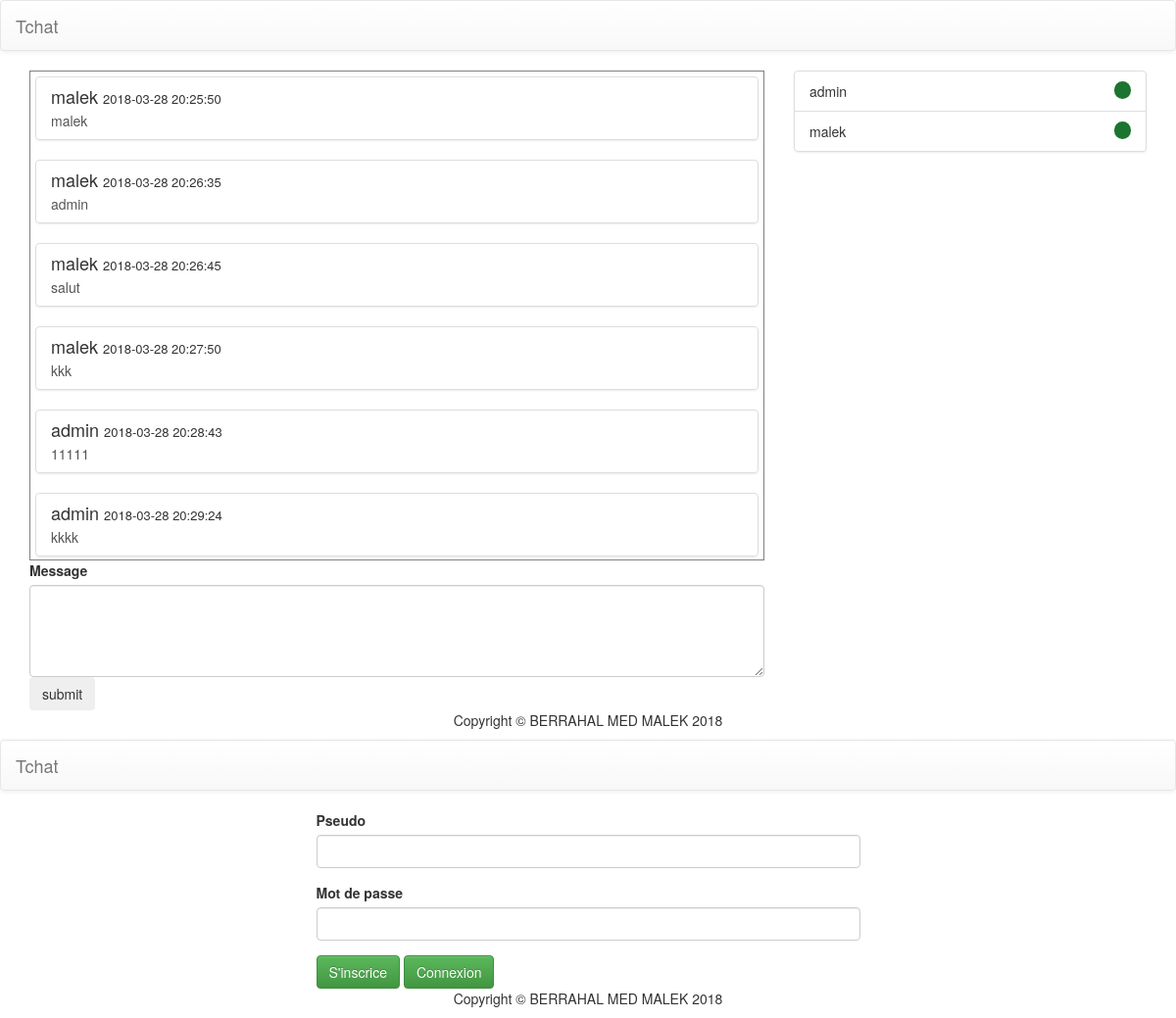
Screenshot of / (signed in) with the database file from the repository.
### tables this page shows
CREATE TABLE IF NOT EXISTS `message` (
  `id` int(11) NOT NULL AUTO_INCREMENT,
  `user` int(11) NOT NULL,
  `message` text NOT NULL,
  `createdAt` datetime NOT NULL,
  PRIMARY KEY (`id`)
);

CREATE TABLE IF NOT EXISTS `user` (
  `id` int(11) NOT NULL AUTO_INCREMENT,
  `username` varchar(100) NOT NULL,
  `password` varchar(100) NOT NULL,
  `connected` int(11) NOT NULL,
  PRIMARY KEY (`id`)
);

### app/lib/Request.php (called while the page is built, shortened)
<?php
class Request
{
    private $_controller;
    public function __construct()
    {
        $sources           = explode('/', $_SERVER['REQUEST_URI']);
        $sources           = array_filter(array_filter($sources));
        $this->_controller = ($c = array_shift($sources)) ? $c : 'index';
    }
    public function getController()
    {
        return $this->_controller;
    }
}

### app/template/base_layout_tpl.php (called while the page is built, shortened)
<?php
return $configtpl = [
    "login" =>
        [
            "HEADER" => '<!DOCTYPE html>
<html lang="en">
  <head>
    <meta charset="utf-8">
    <meta name="viewport" content="width=device-width, initial-scale=1, shrink-to-fit=no">
    <meta name="description" content="">
    <meta name="author" content="">
    <title>TCHAT</title>
    <link rel="stylesheet" href="https://maxcdn.bootstrapcdn.com/bootstrap/3.3.7/css/bootstrap.min.css">
<link rel="stylesheet" href="https://maxcdn.bootstrapcdn.com/bootstrap/3.3.7/css/bootstrap-theme.min.css">
  </head>
  <body>
   <nav class="navbar navbar-default">
        <div class="container-fluid">
          <div class="navbar-header">
            <a class="navbar-brand" href="#">Tchat</a>
          </div>
        </div>
      </nav>
    <div class="container">',
            "FOOTER" => '</div>
    <footer class="py-5 bg-dark">
      <div class="container">
        <p class="m-0 text-center text-white">Copyright &copy; BERRAHAL MED MALEK 2018</p>
      </div>
    </footer>
    <script src="https://cdnjs.cloudflare.com/ajax/libs/jquery/2.2.1/jquery.min.js"></script>
   <script src="https://maxcdn.bootstrapcdn.com/bootstrap/3.3.7/js/bootstrap.min.js"></script>
  </body>
</html>
',
        ],
];

### web/index.php (called while the page is built, shortened)
<?php
\App\Router::route(new \App\Request());

### app/lib/Config.php (called while the page is built, shortened)
<?php
class Config
{
    private        $pdo;
    public function __construct()
    {
        $this->parameters = require(__DIR__.'/../config/parameters.php');
        $this->pdo        = $this->DbConnect($this->parameters);
    }
    public function DbConnect(array $param)
    {
        $conn = null;
        try {
            $conn = new PDO(
                'mysql:host='.$param["databases"]["DBHOST"].';dbname='.$param["databases"]["DBNAME"],
                $param["databases"]["DBUSER"],
                $param["databases"]["DBMDP"]
            );
            $conn->setAttribute(PDO::ATTR_ERRMODE, PDO::ERRMODE_EXCEPTION);
        } catch (PDOException $e) {
            echo 'ERROR: '.$e->getMessage();
        }
        return $conn;
    }
    function getRepository($table, $filtre = "", $join = [], $order = "", $debut = 0, $limit = 0)
    {
        $retour = [];
        if (sizeof($join) > 0) {
            $addjoinrq = implode(" ", $join);
        } else {
            $addjoinrq = "";
        }
        if ($limit > 0) {
            $rqlimit = " LIMIT $debut,$limit";
        } else {
            $rqlimit = "";
        }
        if ($order != "") {
            $rqorder = "ORDER BY $order";
        } else {
            $rqorder = "";
        }
        $r = $this->pdo->query("SELECT * FROM $table $addjoinrq WHERE 1 $filtre $rqorder $rqlimit");
        while ($t = $r->fetch(\PDO::FETCH_OBJ)) {
            $retour[] = $t;
        }
        return $retour;
    }
}

### src/Model/MessageModel.php (called while the page is built, shortened)
<?php
class MessageModel extends Model
{
    public function getMessages()
    {
        return $this->_config->getRepository('message', "", ["LEFT JOIN user ON user.id=message.user"]);
    }
}

### src/Model/UserModel.php (called while the page is built, shortened)
<?php
class UserModel extends Model
{
    public function findUserConnected()
    {
        return $this->_config->getRepository(
            'user',
            'AND connected= 1'
        );
    }
}

### src/View/DashboardView.php (the view, shortened to what this page needs)
<?php
$variable = require(__DIR__.'/../../app/template/base_layout_tpl.php');
print($variable['login']['HEADER']);
?>
<div class="row">
    <div class="col-md-8">
        <div id="ajax" style="height: 500px;overflow: auto;padding: 5px;border: solid 1px gray;">
            <?php foreach ($messages as $message): ?>
                <div class="list-group">
                    <a href="#" class="list-group-item">
                        <h4 class="list-group-item-heading"><?= $message->username ?> <span
                                    style="font-size: small"><?= $message->createdAt ?></span></h4>
                        <p class="list-group-item-text"><?= $message->message ?></p>
                    </a>
                </div>
            <?php endforeach; ?>
        </div>
        <form method="post" action="">
            <label>Message</label> <textarea rows="4" cols="50" name="message" class="form-control"></textarea>
            <input type="submit" class="btn btn-outline-info pull-left" value="submit">
        </form>
    </div>
    <div class="col-md-4" id="connected">
        <ul class="list-group">
            <?php if (sizeof($connecteds) > 0) {
                foreach ($connecteds as $connected): ?>
                    <li class="list-group-item">
                        <span class="badge" style="background: #1c7430!important;color:#1c7430 ">.</span>
                        <?= $connected->username ?>
                    </li>
                <?php endforeach;
            } ?>
        </ul>
    </div>
</div>
<?php print($variable['login']['FOOTER']); ?>

### app/lib/Router.php (shortened to what this page needs)
<?php
class Router
{
    public static function route(Request $request)
    {
        $controller = "App\\Controller\\".$request->getController().'Controller';
        $method     = $request->getMethod();
        $args       = $request->getArgs();
        if (class_exists($controller, true)) {
            $controller = new $controller;
            $method     = (is_callable([$controller, $method])) ? $method : 'index';
            if (!empty($args)) {
                call_user_func_array([$controller, $method], $args);
            } else {
                call_user_func([$controller, $method]);
            }
            return;
        }
        throw new \Exception('404 - '.$request->getController().' not found');
    }
}

### src/Controller/IndexController.php (shortened to what this page needs)
<?php
class IndexController extends Controller
{
    function index()
    {
        if (isset($_SESSION["loggued"])) {
            $this->dashboard();
        }
        $this->login();
    }
    function login()
    {
        $this->render->model('User');
        $this->render->view('Login');
    }
    function dashboard()
    {
        $this->render->model('User');
        $this->render->model('Message');
        $this->render->view('Dashboard',
            [
                'connecteds' => $this->User->findUserConnected(),
                'messages'   => $this->Message->getMessages(),
                'id'         => $_SESSION["id"],
            ]
        );
    }
}

### app/lib/Render.php (shortened to what this page needs)
<?php
class Render
{
    public function view($name, array $vars = null)
    {
        $file = __DIR__.'/../../src/View/'.$name.'View.php';
        if (is_file($file)) {
            require($file);
            return true;
        }
        throw new \Exception('View issues');
    }
}

### src/View/LoginView.php
<?php
$variable = require(__DIR__.'/../../app/template/base_layout_tpl.php');
print($variable['login']['HEADER']);
?>
<div class="row">
    <div class="col-md-offset-3 col-md-6 ">
        <form method="post" action="">
            <div class="form-group">
                <label>Pseudo</label> <input type="text" class="form-control" name="username">
            </div>
            <div class="form-group">
                <label>Mot de passe</label> <input type="password" class="form-control" name="password">
            </div>
            <a href="/index/register" class="btn btn-success">S'inscrice</a>
            <input type="submit" value="Connexion" class="btn btn-success">
        </form>
    </div>
</div>
<?php print($variable['login']['FOOTER']); ?>

### rows the page displays
message: user.username "malek", createdAt "2018-03-28 20:25:50", message "malek"
message: user.username "malek", createdAt "2018-03-28 20:26:35", message "admin"
message: user.username "malek", createdAt "2018-03-28 20:26:45", message "salut"
message: user.username "malek", createdAt "2018-03-28 20:27:50", message "kkk"
message: user.username "admin", createdAt "2018-03-28 20:28:43", message "11111"
message: user.username "admin", createdAt "2018-03-28 20:29:24", message "kkkk"
user: username "admin"
user: username "malek"

### other values shown
$variable['login']['HEADER'] "Tchat"
$variable['login']['FOOTER'] "Copyright © BERRAHAL MED MALEK 2018"
